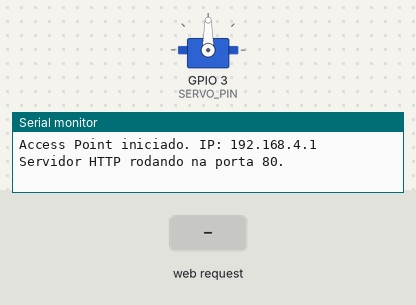
The sketch below on a simulated ESP32-C3. On the bench: servo, the last lines printed to the serial monitor. The test bench sets the inputs (shaded band).

Above: at 1.2 s.
1.3 s: HTTP request GET /servo received
At 1.6 s:
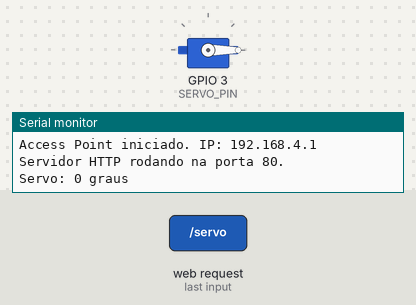
2.8 s: HTTP request GET /servo?ang=120 received
At 3.9 s:
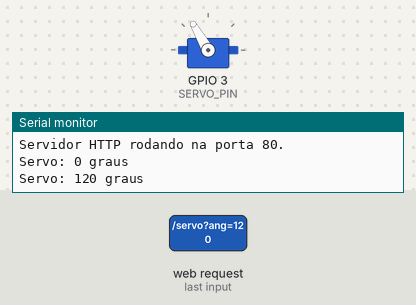
4.3 s: HTTP request GET /servo?ang=0 received
At 5.1 s:
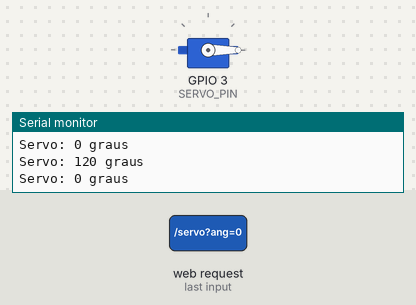
Timing chart, 0 to 7.3 s (numbered marks = the images above; inputs shaded):
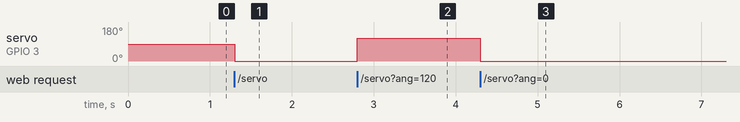

The sketch:

servo_pwm_ESP32.ino
```cpp
#include <WiFi.h>
#include <WebServer.h>
#include <ESP32Servo.h>
#include "interface.h"

// Servo: SINAL -> GPIO4 | VCC -> 5V (ideal: fonte externa) | GND comum
WebServer server(80);
Servo servo;

const int SERVO_PIN = 3;
int servoAng = 90;

void setup() {
    Serial.begin(115200);

    ESP32PWM::allocateTimer(0);
    ESP32PWM::allocateTimer(1);
    ESP32PWM::allocateTimer(2);
    ESP32PWM::allocateTimer(3);
    servo.setPeriodHertz(50);
    servo.attach(SERVO_PIN, 1000, 2000);   // 1.0 ms -> 0 graus | 2.0 ms -> 180 graus
    servo.write(servoAng);

    WiFi.softAP("Servo_ESP32_Fialho");
    Serial.print("Access Point iniciado. IP: ");
    Serial.println(WiFi.softAPIP());

    server.on("/", HTTP_GET, []() {
        server.send(200, "text/html", HTML_INTERFACE);
    });
    server.on("/servo", HTTP_GET, handleServo);

    server.begin();
    Serial.println("Servidor HTTP rodando na porta 80.");
}

void loop() {
    server.handleClient();
}

// /servo?ang=0..180  -> posiciona o servo
void handleServo() {
    servoAng = constrain(server.arg("ang").toInt(), 0, 180);
    servo.write(servoAng);
    Serial.printf("Servo: %d graus\n", servoAng);
    server.send(200, "text/plain", "ok");
}
```

interface.h
```cpp
#include <pgmspace.h>

const char HTML_INTERFACE[] PROGMEM = R"rawliteral(
<!DOCTYPE html>
<html lang="pt-BR">
<head>
    <meta charset="UTF-8">
    <meta name="viewport" content="width=device-width, initial-scale=1.0">
    <title>Controle de Servo por PWM - ESP32</title>
    <style>
        :root {
            --bg-color: #eef2f5;
            --card-bg: #ffffff;
            --poli-blue: #003A70;
            --poli-yellow: #FFB81C;
            --text-main: #333333;
            --muted: #6c757d;
        }
        * { box-sizing: border-box; }
        body {
            font-family: 'Segoe UI', Tahoma, Geneva, Verdana, sans-serif;
            text-align: center; margin: 0; padding: 40px 16px;
            background-color: var(--bg-color); color: var(--text-main);
        }
        .container {
            background: var(--card-bg); padding: 32px 28px; border-radius: 16px;
            display: inline-block; box-shadow: 0 10px 25px rgba(0,58,112,0.15);
            max-width: 460px; width: 100%;
        }
        h2 { margin: 0 0 4px; color: var(--poli-blue); font-size: 24px; }
        .subtitle { color: var(--muted); font-size: 13px; margin-bottom: 24px; }

        /* Mostrador (gauge) com ponteiro */
        .dial {
            position: relative; width: 220px; height: 110px; margin: 8px auto 0;
            border-radius: 110px 110px 0 0;
            background: #f4f7f9; border: 2px solid #d4dce3; border-bottom: none;
        }
        .needle {
            position: absolute; left: 50%; bottom: 0; width: 4px; height: 96px;
            background: var(--poli-blue); border-radius: 4px;
            transform-origin: bottom center; transform: translateX(-50%) rotate(0deg);
            transition: transform .15s ease-out;
        }
        .pivot {
            position: absolute; left: 50%; bottom: -9px; width: 18px; height: 18px;
            background: var(--poli-blue); border-radius: 50%; transform: translateX(-50%);
        }
        .dial-labels {
            display: flex; justify-content: space-between; width: 220px;
            margin: 6px auto 0; font-size: 12px; color: var(--muted);
        }

        .valor { font-family: monospace; font-size: 40px; font-weight: bold; color: var(--poli-blue); margin: 14px 0 2px; }
        .valor small { font-size: 20px; }

        input[type=range] {
            -webkit-appearance: none; width: 100%; height: 14px; border-radius: 8px;
            background: linear-gradient(90deg, var(--poli-blue), var(--poli-yellow));
            outline: none; margin: 8px 0 4px;
        }
        input[type=range]::-webkit-slider-thumb {
            -webkit-appearance: none; width: 34px; height: 34px; border-radius: 50%;
            background: var(--poli-blue); border: 3px solid #fff;
            box-shadow: 0 2px 6px rgba(0,0,0,0.3); cursor: pointer;
        }
        input[type=range]::-moz-range-thumb {
            width: 34px; height: 34px; border-radius: 50%; background: var(--poli-blue);
            border: 3px solid #fff; cursor: pointer;
        }
        .range-ends { display: flex; justify-content: space-between; color: var(--muted); font-size: 12px; }

        .presets { display: flex; gap: 10px; margin-top: 22px; }
        .preset-btn {
            flex: 1; padding: 14px 8px; font-size: 16px; font-weight: bold;
            cursor: pointer; background: #fff; color: var(--poli-blue);
            border: 2px solid var(--poli-blue); border-radius: 10px; transition: all .2s;
        }
        .preset-btn:hover { background: var(--poli-yellow); border-color: var(--poli-yellow); }

        .hint {
            margin-top: 20px; font-size: 13px; color: var(--muted); font-style: italic;
            border-top: 1px dashed #ccc; padding-top: 14px;
        }
        .hint b { color: var(--poli-blue); }
    </style>
</head>
<body>
    <div class="container">
        <h2>Controle de Posição do Servo</h2>
        <div class="subtitle">PWM por hardware (LEDC) &middot; 50 Hz &middot; ESP32-C3 &middot; GPIO4</div>

        <div class="dial">
            <div class="needle" id="needle"></div>
            <div class="pivot"></div>
        </div>
        <div class="dial-labels"><span>0°</span><span>90°</span><span>180°</span></div>

        <div class="valor"><span id="valAng">90</span><small>°</small></div>

        <input type="range" id="angulo" min="0" max="180" value="90">
        <div class="range-ends"><span>0°</span><span>180°</span></div>

        <div class="presets">
            <button class="preset-btn" onclick="setAng(0)">0°</button>
            <button class="preset-btn" onclick="setAng(90)">90°</button>
            <button class="preset-btn" onclick="setAng(180)">180°</button>
        </div>

        <div class="hint">
            Pulso de <b>1,0 ms</b> → 0°, <b>1,5 ms</b> → 90°, <b>2,0 ms</b> → 180°.
            Teste os <b>extremos (0° e 180°)</b> e confira se o servo atinge a
            posição sem engasgar.
        </div>
    </div>

    <script>
        const slider   = document.getElementById('angulo');
        const valLabel = document.getElementById('valAng');
        const needle   = document.getElementById('needle');

        function atualizarVisual(ang) {
            valLabel.innerText = ang;
            needle.style.transform = 'translateX(-50%) rotate(' + (Number(ang) - 90) + 'deg)';
        }

        // Evita acumular requisicoes durante o arrasto do slider
        let inflight = false, pendente = null;
        function enviar(ang) {
            atualizarVisual(ang);
            if (inflight) { pendente = ang; return; }
            inflight = true;
            fetch('/servo?ang=' + ang).finally(() => {
                inflight = false;
                if (pendente !== null) { const p = pendente; pendente = null; enviar(p); }
            });
        }

        slider.addEventListener('input', () => enviar(slider.value));

        function setAng(a) { slider.value = a; enviar(a); }

        atualizarVisual(slider.value);   // estado inicial (90°)
    </script>
</body>
</html>
)rawliteral";
```

Measured:
- after the input at 1.3 s, servo on GPIO 3 (SERVO_PIN): 90° → 0° at once
- after the input at 2.8 s, servo on GPIO 3 (SERVO_PIN): 0° → 120° at once
- after the input at 4.3 s, servo on GPIO 3 (SERVO_PIN): 120° → 0° at once
